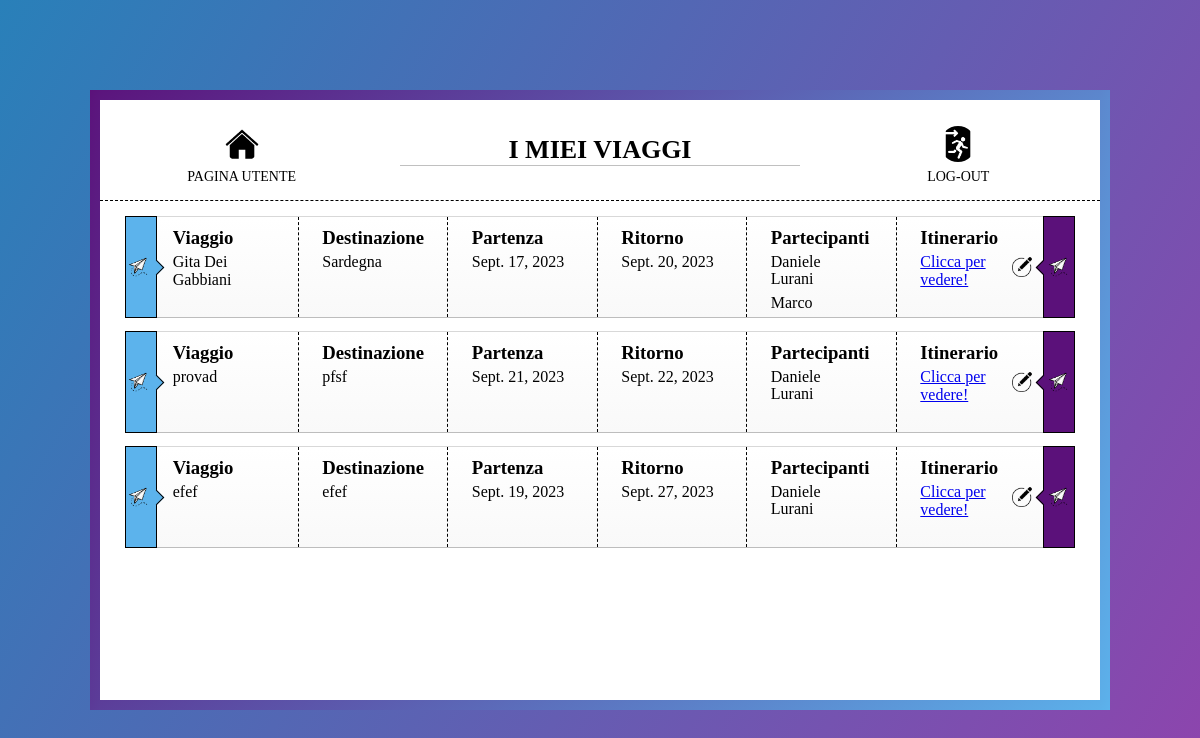
The app's page /organizzatoreViaggi/myTravels (signed in), older data.
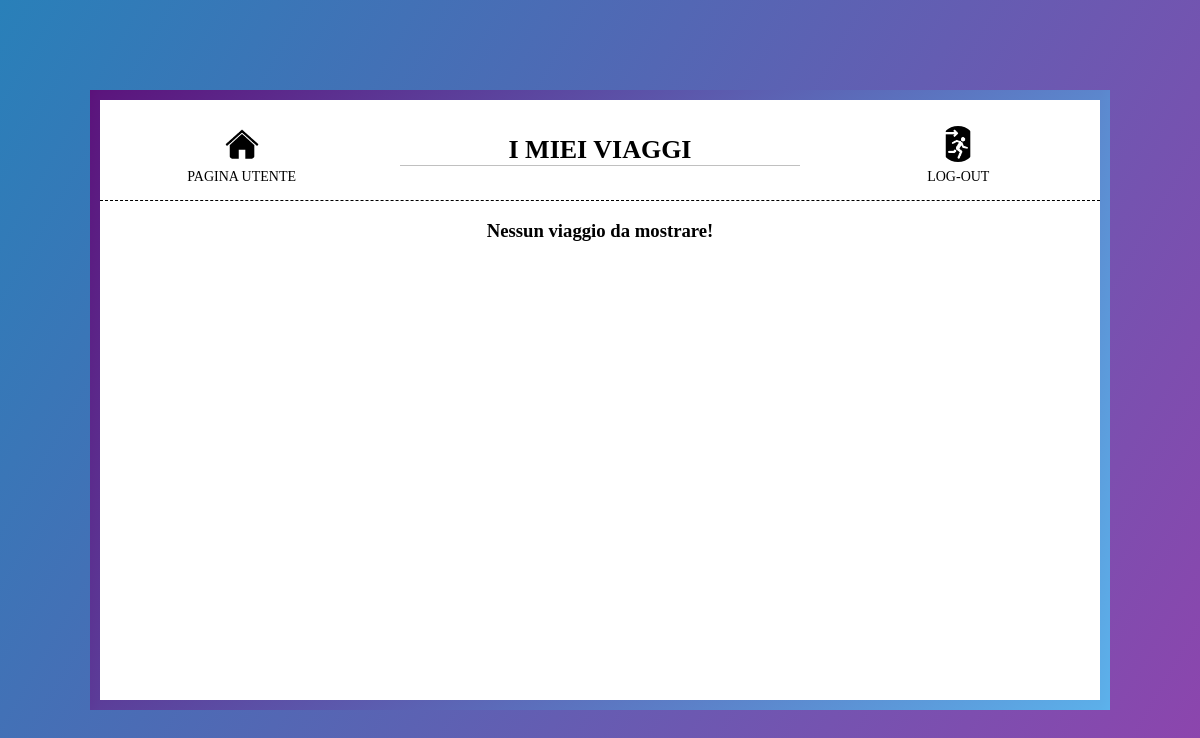
The same page, newer data.
### organizzatoreViaggi/models.py (models this page shows, shortened)
class Travel(models.Model):
    id = models.AutoField(primary_key=True)
    name = models.CharField(max_length=64, unique=True)
    destination = models.CharField(max_length=64)
    start_date = models.DateField()
    end_date = models.DateField()
    participants = models.ManyToManyField(CustomUser)

class CustomUser(AbstractUser):
    username = models.CharField(max_length=32, null=False, primary_key=True)
    email = models.EmailField(max_length=64, unique=True)

### organizzatoreViaggi/views.py (the view)
# urls.py: path('organizzatoreViaggi/myTravels', views.myTravels_view, name='myTravels'),
@login_required(login_url = 'login')
def myTravels_view(request):
    travels = Travel.objects.filter(participants = request.user)
    context = { 'travelsList': travels }
    return render(request, 'organizzatoreViaggi/myTravels.html',context)

### organizzatoreViaggi/templates/organizzatoreViaggi/myTravels.html (shortened to what this page needs)
{% load static %}
<!DOCTYPE html>
<html lang="it">
<head>
        <link rel="stylesheet" href="{% static 'css/myTravels.css'%}">
</head>
<body>
    <div class="page-container">
        <nav>
            <a href="{% url 'userHomePage' %}">
                <img src="{% static 'images/home_icon.png' %}" />
                <p>Pagina utente</p>
            </a>
            <h1>I MIEI VIAGGI</h1>
            <a href="{% url 'logout' %}">
                <img src="{% static 'images/logout_icon.png' %}" />
                <p>Log-out</p>
            </a>
        </nav>
        <div class="main">
            {% if travelsList %}
            {% for travel in travelsList %}
            <div class="trip-container">
                <div class="trip trip-info trip-white">
                    <div class="lateral-delimiters">
                        <div class="icon">
                            <img src="{% static 'images/invitation_icon.png' %}" />
                        </div>
                        <div class="icon2">
                            <img src="{% static 'images/invitation_icon.png' %}" />
                        </div>
                        <div class="trip-data">
                            <div class="right-dash trip-element trip-name-container">
                                <h3 class="trip-element-title trip-title-name">Viaggio</h3>
                                <p class="trip-element-value trip-name">{{ travel.name }}</p>
                            </div>
                            <div class="right-dash trip-element trip-destination-container">
                                <h3 class="trip-element-title trip-title-destination">Destinazione</h3>
                                <p class="trip-element-value trip-destination">{{ travel.destination }}</p>
                            </div>
                            <div class="right-dash trip-element trip-departure-container">
                                <h3 class="trip-element-title trip-title-departure">Partenza</h3>
                                <p class="trip-element-value trip-departure">{{ travel.start_date }}</p>
                            </div>
                            <div class="right-dash trip-element trip-return-container">
                                <h3 class="trip-element-title trip-title-return">Ritorno</h3>
                                <p class="trip-element-value trip-return">{{ travel.end_date }}</p>
                            </div>
                            <div class="right-dash trip-element trip-participants-container">
                                <h3 class="trip-element-title trip-title-participants">Partecipanti</h3>
                                <div class="trip-participant-items">
                                    {% for participant in travel.participants.all %}
                                        <p class="participant-name">{{ participant.first_name }}</p>
                                        <p class="participant-name">{{ participant.last_name }}</p>
                                        <p class="participant-name"> </p>
                                    {% endfor %}
                                </div>
                            </div>
                            <div class="trip-element trip-itinerary-container">
                                <h3 class="trip-element-title trip-title-itinerary">Itinerario</h3>
                                <a href="{% url 'detailsTravel' travel.id %}">
                                    <p class="trip-element-value trip-participants">Clicca per vedere!</p>
                                </a>
                            </div>
                            <a class="edit-button" aria-hidden="true" id="{% url 'changeItinerary' travel.id %}" href="{% url 'changeItinerary' travel.id %}">
                                <img src="{% static 'images/edit_icon.png' %}" />
                            </a>
                        </div>
                    </div>
                </div>
            </div>
            {% endfor %}
            {% else %}
            <div >
                <h3>Nessun viaggio da mostrare!</h3>
            </div>
            {% endif %}
        </div>
    </div>
</body>
</html>

### organizzatoreViaggi/static/css/myTravels.css (style rules this page uses)
body { margin: 0; padding: 0; background: linear-gradient(120deg, #2980b9, #8e44ad); height: 100vh; overflow: hidden; }
.page-container { position: absolute; top: 50%; left: 50%; transform: translate(-50%, -50%); height: 600px; width: 1000px; background: white; border-radius: 10px; border-image: linear-gradient(120deg, #5b117a, #5cb3ec) 30; border-width: 10px; border-style: solid; overflow: hidden; }
nav { height: 100px; width: 100%; display: flex; flex-direction: row; justify-content: space-around; align-items: center; border-bottom: dashed 1.5px; }
nav h1 { height: 30px; width: 40%; font-size: 26px; text-align: center; justify-content: center; align-items: center; border-bottom: 1px solid silver; }
nav a { height: 100%; width: 25%; display: flex; flex-direction: column; justify-content: center; align-items: center; text-decoration: none; margin-top: 10px; transition: .4s; }
nav a img { height: 36px; width: 36px; margin-bottom: -22px; --color: #2980B9; --border: 3px; --offset: 10px; --gap: 2px; border-radius: 50%; cursor: pointer; padding: calc(var(--border) + var(--gap)); border: var(--offset) solid #0000; --_m: radial-gradient(50% 50%, #000 calc(100% - var(--offset)),#0000 calc(100% - var(--border))); -webkit-mask: var(--_m); mask: var(--_m); --_g: #0000 calc(99% - var(--border)), var(--color) calc(100% - var(--border)) 99%,#0000; --_s: var(--offset); --_r: 100% 100% at; background: radial-gradient(var(--_r) 0 0 ,var(--_g)) calc(100% + var(--_s)) calc(100% + var(--_s)), radial-gradient(var(--_r) 100% 0 ,var(--_g)) calc(0% - var(--_s)) calc(100% + var(--_s)), radial-gradient(var(--_r) 0 100%,var(--_g)) calc(100% + var(--_s)) calc(0% - var(--_s)), radial-gradient(var(--_r) 100% 100%,var(--_g)) calc(0% - var(--_s)) calc(0% - var(--_s)); background-size: 50% 50%; background-repeat: no-repeat; transition: .4s; }
nav a p { text-align: center; color: black; text-transform: uppercase; font-size: 14px; }
.main { height: 80%; width: 95%; display: flex; flex-direction: column; align-items: center; margin: auto; overflow-Y: auto; }

Row changes from the older to the newer data that the page shows:
removed Travel: name "Gita Dei Gabbiani", destination "Sardegna", start_date "Sept. 17, 2023", end_date "Sept. 20, 2023"
no longer on this page (row edited): CustomUser: first_name "Daniele", last_name "Lurani"
removed CustomUser: first_name "Marco", shown under "Gita Dei Gabbiani"
removed Travel: name "provad", destination "pfsf", start_date "Sept. 21, 2023", end_date "Sept. 22, 2023"
removed Travel: name "efef", destination "efef", start_date "Sept. 19, 2023", end_date "Sept. 27, 2023"
Text that changed along with them:
text now shown: "Nessun viaggio da mostrare!"
